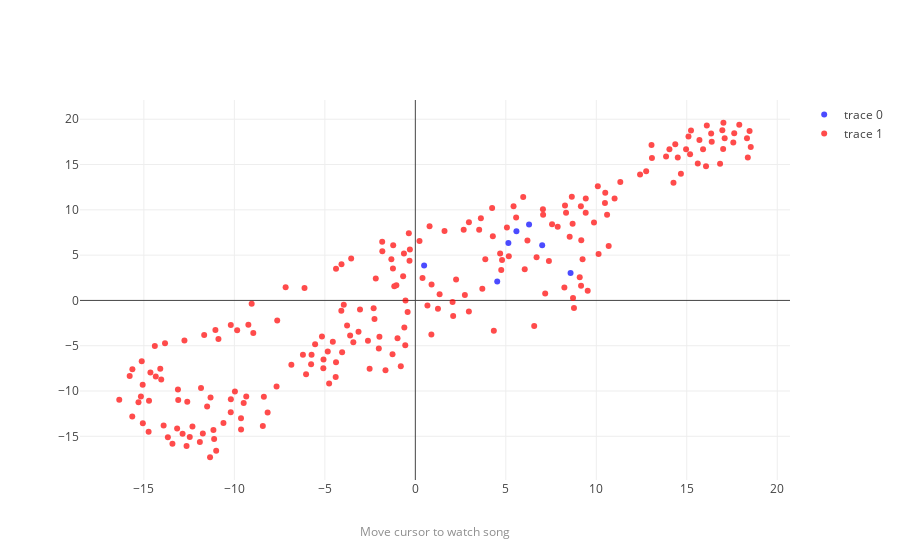

Notebook code cell kept with this figure:
### Code cell
def scatter(artist):
    data = [dict(
                type = 'scatter',
                x = [x for k, x in enumerate(X_reduct[:,0]) if f_art[k] == artist],
                y = [x for k, x in enumerate(X_reduct[:,1]) if f_art[k] == artist],
                hoverinfo = "text",
                hoveron = "points",
                mode = 'markers',
                text = [x for k, x in enumerate(f_labels) if f_art[k] == artist],
                marker = dict(color="blue"),
                opacity = 0.7
            ),
            dict(
                type = 'scatter',
                x = [x for k, x in enumerate(X_reduct[:,0]) if f_art[k] != artist],
                y = [x for k, x in enumerate(X_reduct[:,1]) if f_art[k] != artist],
                hoverinfo = "text",
                hoveron = "points",
                mode = 'markers',
                text = [x for k, x in enumerate(f_labels) if f_art[k] != artist],
                marker = dict(color="red"),
                opacity = 0.7
            )]

    layout = dict(
                hovermode = 'closest',
                xaxis = dict(title = ""),
                yaxis = dict(title = ""),
                annotations = go.Annotations([
                    go.Annotation(
                        x = 0.5,
                        y = -0.16191064079952971,
                        showarrow=False,
                        text = 'Move cursor to watch song',
                        xref = 'paper',
                        yref = 'paper',
                        opacity = 0.6
        )]),
            )
    py.iplot({'data': data, 'layout': layout}, validate=False, show_link=False)

scatter("Ciggaretes_After_Sex")

### Figure 1 — Plotly figure (JSON) as saved in the notebook; plotly's stock layout.template omitted (floating-point values rounded to 4 significant figures; data arrays with more than 128 entries replaced by an {"elided": "..."} marker saying what was removed)
{"data": [{"hoverinfo": "text", "hoveron": "points", "marker": {"color": "blue"}, "mode": "markers", "opacity": 0.7, "text": ["Ciggaretes_After_Sex 01_Affection", "Ciggaretes_After_Sex 01_K_", "Ciggaretes_After_Sex 01_Nothing_s_Gonna_Hurt_You_Baby", "Ciggaretes_After_Sex 02_I_m_a_Firefighter", "Ciggaretes_After_Sex 02_Keep_On_Loving_You", "Ciggaretes_After_Sex 03_Dreaming_of_You", "Ciggaretes_After_Sex 04_Starry_Eyes"], "type": "scatter", "x": [4.525, 7.01, 5.586, 5.143, 8.579, 0.4858, 6.285], "y": [2.088, 6.093, 7.635, 6.339, 3.021, 3.865, 8.39]}, {"hoverinfo": "text", "hoveron": "points", "marker": {"color": "red"}, "mode": "markers", "opacity": 0.7, "text": {"elided": "212 str values"}, "type": "scatter", "x": {"elided": "212 float values"}, "y": {"elided": "212 float values"}}], "layout": {"annotations": [{"opacity": 0.6, "showarrow": false, "text": "Move cursor to watch song", "x": 0.5, "xref": "paper", "y": -0.1619, "yref": "paper"}], "hovermode": "closest", "xaxis": {"title": ""}, "yaxis": {"title": ""}}}
